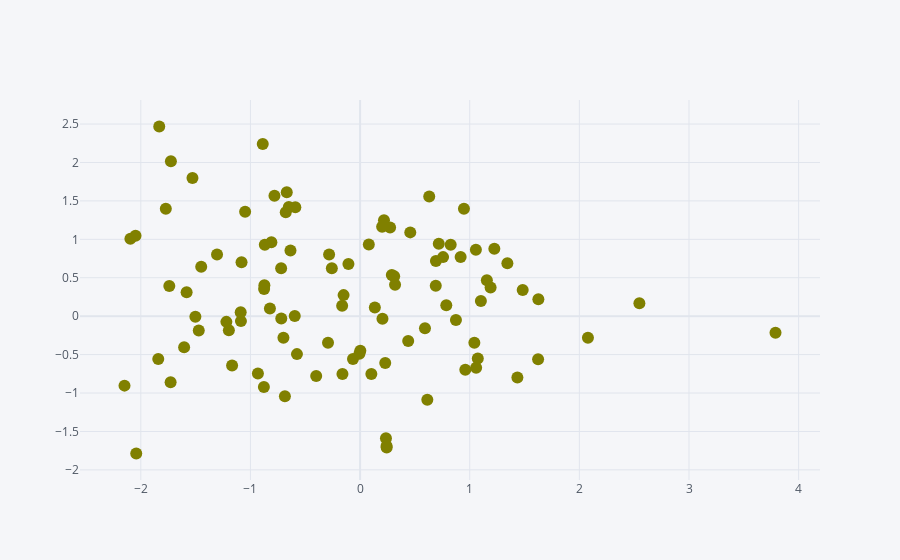

Write notebook code for a chart like this one.
### Code cell
data.iplot(x="C",y="D",mode="markers",color="olive")
